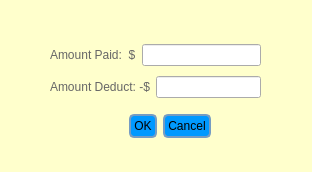
<?xml version="1.0" encoding="UTF-8"?>
<ui version="4.0">
 <class>Dialog</class>
 <widget class="QDialog" name="Dialog">
  <property name="geometry">
   <rect>
    <x>0</x>
    <y>0</y>
    <width>312</width>
    <height>172</height>
   </rect>
  </property>
  <property name="windowTitle">
   <string>Dialog</string>
  </property>
  <property name="styleSheet">
   <string notr="true">#Dialog {
   background-color: rgb(255, 255, 204);
   color: #cccccc;
}
QComboBox {
	background-color:rgb(153, 204, 255);
}
QPushButton {
    background-color: rgb(0, 153, 255);
    border-width: 2px;
    border-color: rgb(117, 156, 195);
    border-style: solid;
    border-radius: 5;
    padding: 3px;
    min-width: 9ex;
    min-height: 2.5ex;
	alternate-background-color: rgb(220, 220, 220);
}

QPushButton:hover {
   background-color: rgb(122, 163, 204);
}
QTreeView {
   background-color: #666666;
   color: #cccccc;
   alternate-background-color: #333333;
} 
QListView {
   background-color: #333333;
   color: #cccccc;
}
QTextEdit {
   background-color: rgb(244, 246, 255);
   color: #cccccc;
}
QScrollBar:horizontal {
   height: 20px;
}
QScrollBar:vertical {
   width: 20px;
}
QTabWidget::pane {
   border-top: 2px solid #cccccc;
}
QLabel {
   color: rgb(102, 102, 102); 
}

QCheckBox {
   color: white; 
}

QRadioButton{
   color:white;
}</string>
  </property>
  <widget class="QDialogButtonBox" name="buttonBox">
   <property name="geometry">
    <rect>
     <x>-130</x>
     <y>110</y>
     <width>341</width>
     <height>32</height>
    </rect>
   </property>
   <property name="orientation">
    <enum>Qt::Horizontal</enum>
   </property>
   <property name="standardButtons">
    <set>QDialogButtonBox::Cancel|QDialogButtonBox::Ok</set>
   </property>
  </widget>
  <widget class="QWidget" name="layoutWidget">
   <property name="geometry">
    <rect>
     <x>50</x>
     <y>40</y>
     <width>211</width>
     <height>62</height>
    </rect>
   </property>
   <layout class="QGridLayout" name="gridLayout">
    <item row="0" column="0" colspan="2">
     <layout class="QHBoxLayout" name="horizontalLayout">
      <item>
       <widget class="QLabel" name="label">
        <property name="text">
         <string>Amount Paid:  $</string>
        </property>
       </widget>
      </item>
      <item>
       <widget class="QLineEdit" name="lineEdit"/>
      </item>
     </layout>
    </item>
    <item row="1" column="0">
     <widget class="QLabel" name="label_2">
      <property name="text">
       <string>Amount Deduct: -$</string>
      </property>
     </widget>
    </item>
    <item row="1" column="1">
     <widget class="QLineEdit" name="lineEdit_2"/>
    </item>
   </layout>
  </widget>
 </widget>
 <resources/>
 <connections>
  <connection>
   <sender>buttonBox</sender>
   <signal>accepted()</signal>
   <receiver>Dialog</receiver>
   <slot>accept()</slot>
   <hints>
    <hint type="sourcelabel">
     <x>248</x>
     <y>254</y>
    </hint>
    <hint type="destinationlabel">
     <x>157</x>
     <y>274</y>
    </hint>
   </hints>
  </connection>
  <connection>
   <sender>buttonBox</sender>
   <signal>rejected()</signal>
   <receiver>Dialog</receiver>
   <slot>reject()</slot>
   <hints>
    <hint type="sourcelabel">
     <x>316</x>
     <y>260</y>
    </hint>
    <hint type="destinationlabel">
     <x>286</x>
     <y>274</y>
    </hint>
   </hints>
  </connection>
 </connections>
</ui>
